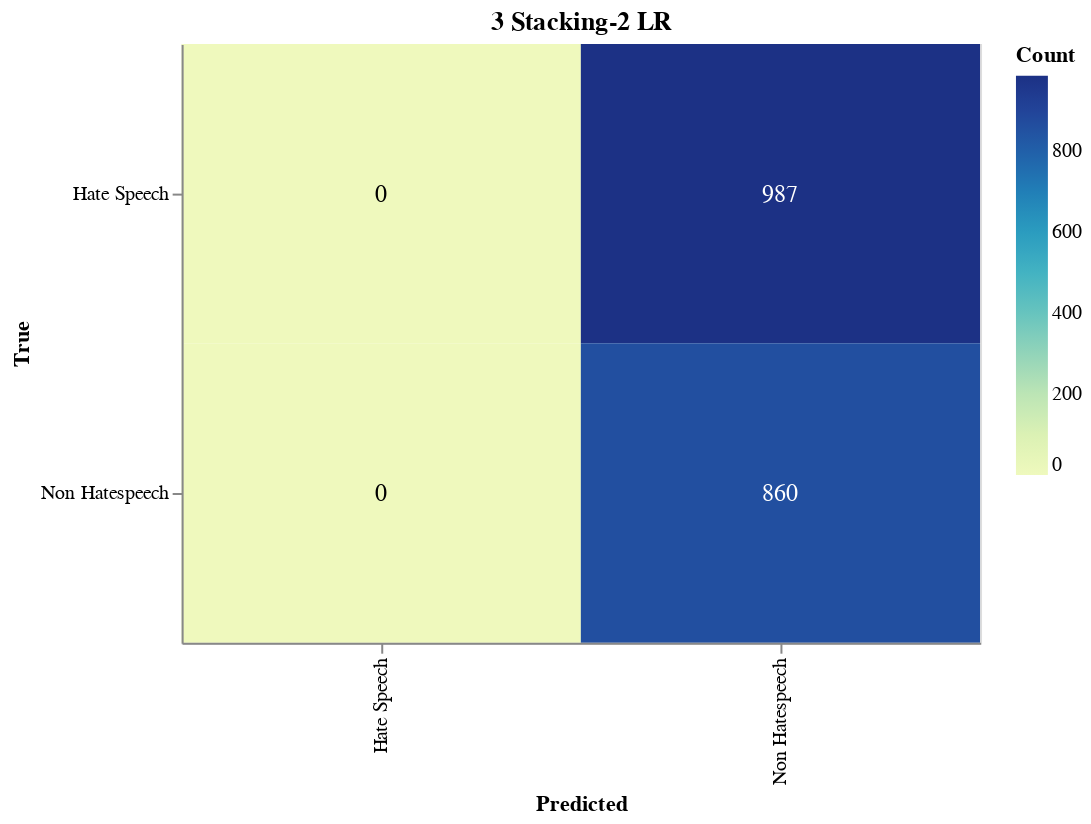

This figure's notebook cell:
### Markdown cell above
#### Save Confusion Matrix

### Code cell
import altair as alt
import altair_saver
import pandas as pd
from sklearn.metrics import confusion_matrix

# Calculate the confusion matrix
cm = confusion_matrix(true_labels, adjusted_predictions)

# Define class names
class_names = ['Hate Speech', 'Non Hatespeech']

# Convert confusion matrix to DataFrame
cm_df = pd.DataFrame(cm, index=class_names, columns=class_names).reset_index().melt(id_vars='index')
cm_df.columns = ['True', 'Predicted', 'Count']

# Ensure the order of categories
cm_df['True'] = pd.Categorical(cm_df['True'], categories=class_names, ordered=True)
cm_df['Predicted'] = pd.Categorical(cm_df['Predicted'], categories=class_names, ordered=True)

# Create the Altair plot
heatmap = alt.Chart(cm_df).mark_rect().encode(
    x=alt.X('Predicted:O', sort=class_names),
    y=alt.Y('True:O', sort=class_names),
    color='Count:Q',
    tooltip=['True', 'Predicted', 'Count']
).properties(
    width=400,
    height=300,
    title='3 Stacking-2 LR'
)

# Add text labels
text = heatmap.mark_text(
    align='center',
    baseline='middle',
    fontSize=12
).encode(
    text='Count:Q',
    color=alt.condition(
        alt.datum.Count > cm.max() / 2,
        alt.value('white'),
        alt.value('black')
    )
)

# Combine heatmap and text
final_chart = heatmap + text

# Display the plot
final_chart.show()

### Figure 1 — Vega-Lite specification as saved in the notebook (floating-point values rounded to 4 significant figures)
{"config": {"view": {"continuousWidth": 300, "continuousHeight": 300}}, "layer": [{"mark": {"type": "rect"}, "encoding": {"color": {"field": "Count", "type": "quantitative"}, "tooltip": [{"field": "True", "type": "ordinal"}, {"field": "Predicted", "type": "ordinal"}, {"field": "Count", "type": "quantitative"}], "x": {"field": "Predicted", "sort": ["Hate Speech", "Non Hatespeech"], "type": "ordinal"}, "y": {"field": "True", "sort": ["Hate Speech", "Non Hatespeech"], "type": "ordinal"}}, "title": "3 Stacking-2 LR"}, {"mark": {"type": "text", "align": "center", "baseline": "middle", "fontSize": 12}, "encoding": {"color": {"condition": {"test": "(datum.Count > 493.5)", "value": "white"}, "value": "black"}, "text": {"field": "Count", "type": "quantitative"}, "tooltip": [{"field": "True", "type": "ordinal"}, {"field": "Predicted", "type": "ordinal"}, {"field": "Count", "type": "quantitative"}], "x": {"field": "Predicted", "sort": ["Hate Speech", "Non Hatespeech"], "type": "ordinal"}, "y": {"field": "True", "sort": ["Hate Speech", "Non Hatespeech"], "type": "ordinal"}}, "title": "3 Stacking-2 LR"}], "data": {"name": "data-010c52edfd2079f09c0236dffc020b77"}, "height": 300, "width": 400, "$schema": "https://vega.github.io/schema/vega-lite/v5.17.0.json", "datasets": {"data-010c52edfd2079f09c0236dffc020b77": [{"True": "Hate Speech", "Predicted": "Hate Speech", "Count": 0}, {"True": "Non Hatespeech", "Predicted": "Hate Speech", "Count": 0}, {"True": "Hate Speech", "Predicted": "Non Hatespeech", "Count": 987}, {"True": "Non Hatespeech", "Predicted": "Non Hatespeech", "Count": 860}]}}
